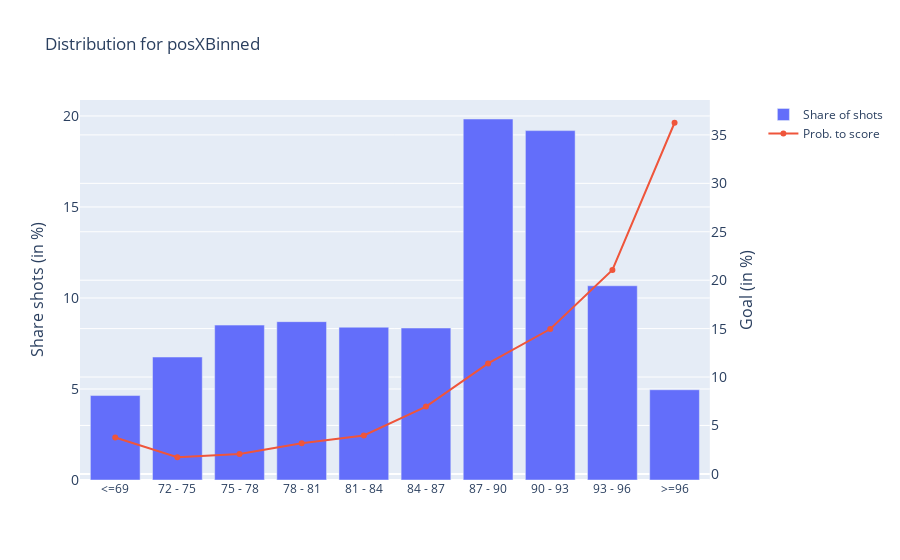

Notebook source saved alongside this figure:
### Code cell
fig = create_variable_graph(df_shots, "posXBinned", binned_cols=True)
fig.show()

### Figure 1 — Plotly figure (JSON) as saved in the notebook; plotly's stock layout.template omitted (floating-point values rounded to 4 significant figures)
{"data": [{"name": "Share of shots", "type": "bar", "x": ["<=69", "72 - 75", "75 - 78", "78 - 81", "81 - 84", "84 - 87", "87 - 90", "90 - 93", "93 - 96", ">=96"], "y": [4.639, 6.756, 8.51, 8.698, 8.394, 8.35, 19.83, 19.19, 10.67, 4.958]}, {"name": "Prob. to score", "type": "scatter", "x": ["<=69", "72 - 75", "75 - 78", "78 - 81", "81 - 84", "84 - 87", "87 - 90", "90 - 93", "93 - 96", ">=96"], "xaxis": "x", "y": [3.75, 1.717, 2.044, 3.167, 3.972, 6.944, 11.4, 14.95, 21.06, 36.26], "yaxis": "y2"}], "layout": {"title": {"text": "Distribution for posXBinned"}, "xaxis": {"anchor": "y", "domain": [0, 0.94]}, "yaxis": {"anchor": "x", "domain": [0, 1], "tickfont": {"size": 14}, "title": {"font": {"size": 16}, "text": "Share shots (in %)"}}, "yaxis2": {"anchor": "x", "overlaying": "y", "side": "right", "tickfont": {"size": 14}, "title": {"font": {"size": 16}, "text": "Goal (in %)"}}}}
